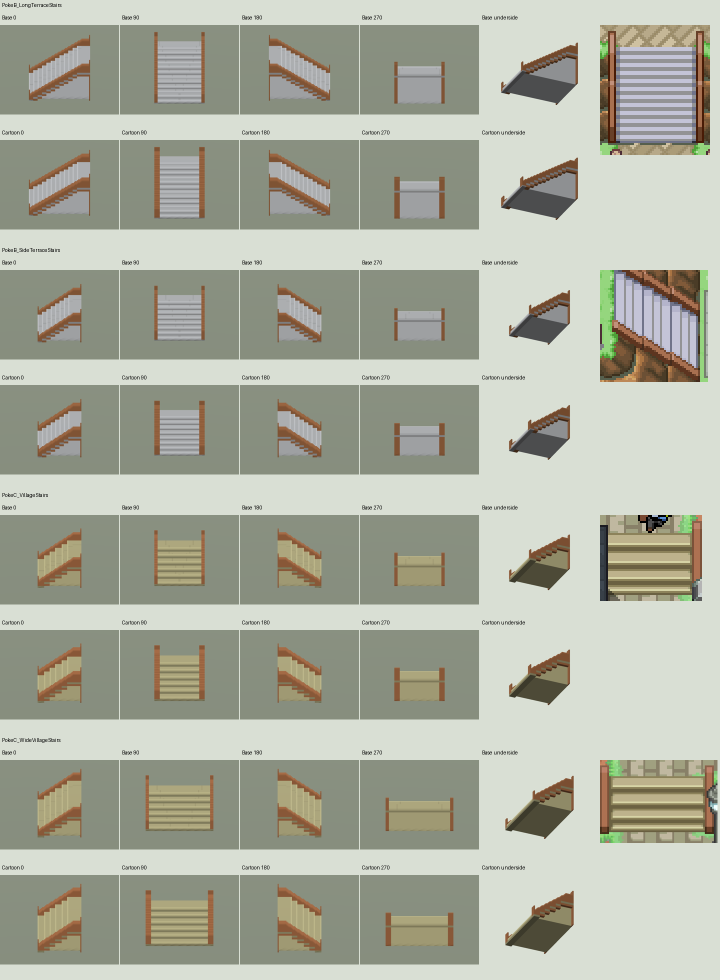
#> input picture MagicaVoxel/Generated/InspirationTerrainBackup/stairs/geometry_1.png, 1440 x 1960 px, given in place of PokeF_Codex_LayeredRedOrange.png, which was not available (shown at 1/2 size)
$ python sheets.py
#> lines starting #> are read from the running program, lines starting #| are printed output that depends on the picture
from pathlib import Path
from PIL import Image,ImageDraw
import json
HERE=Path(__file__).resolve().parent;ROOT=HERE.parents[1];m=json.loads((HERE/'manifest.json').read_text())
#> (reads MagicaVoxel/Generated/InspirationTerrainBackup/codex_missed_vegetation/manifest.json from the repository)
styles=['Base','Cartoon','CratePalette','TwoColor','Cartoon_TwoColor','CratePalette_TwoColor','Cartoon_CratePalette_TwoColor']
labels=['Base','Cartoon','Crate palette','Flat colors','Cartoon + flat','Crate + flat','All three']
def thumb(path,size):
 im=Image.open(path).convert('RGB');im.thumbnail(size);return im
overview=Image.new('RGB',(1400,((len(m['families'])+3)//4)*250),'#d9dfd4');od=ImageDraw.Draw(overview)
#> after `overview = Image.new('RGB', (1400, (len(m['families']) + 3) // 4 * 250`:
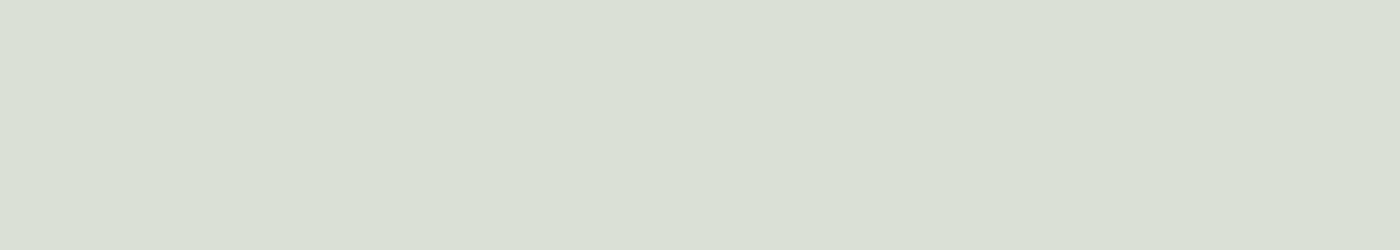
#> overview: PIL image 1400x250 RGB; mean R, G, B 217, 223, 212
for j,f in enumerate(m['families']):
 folder=ROOT/'output'/Path(f['source']).stem/'stairs';name=f['name']
 sheet=Image.new('RGB',(1680,220),'#d9dfd4');d=ImageDraw.Draw(sheet)
#> after `sheet = Image.new('RGB', (1680, 220), '#d9dfd4')`:
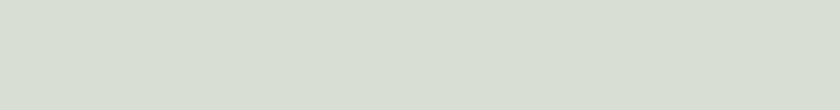
#> sheet: PIL image 1680x220 RGB (shown at 1/2 size); mean R, G, B 217, 223, 212
 for i,s in enumerate(styles):
  stem=name+('' if s=='Base' else '_'+s);d.text((i*240+4,5),labels[i],fill='black');sheet.paste(thumb(folder/'previews'/f'{stem}.png',(238,185)),(i*240,28))
#> in thumb, im is the input picture: PIL image 1440x1960 RGB; mean R, G, B 172.3, 175.4, 160.7
#> in thumb, `im.thumbnail(size)`:
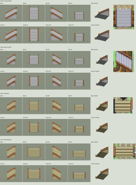
#> im: PIL image 136x185 RGB; mean R, G, B 172.3, 175.4, 160.7
#> after `sheet.paste(thumb(folder / 'previews' / f'{stem}.png', (238, 185)), (i`:
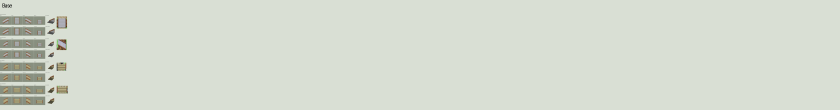
#> sheet: PIL image 1680x220 RGB (shown at 1/2 size); mean R, G, B 213.9, 219.7, 208.5
#> (the run stopped early here; a loop or call above may not have finished)
